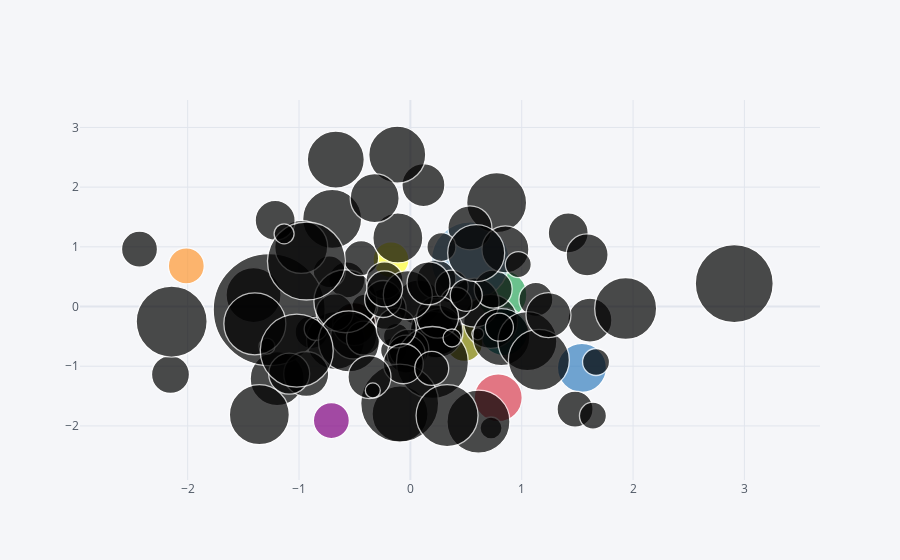

Source (notebook cell):
### Code cell
df1.iplot(kind='bubble', x = 'A', y = 'B', size='C')
